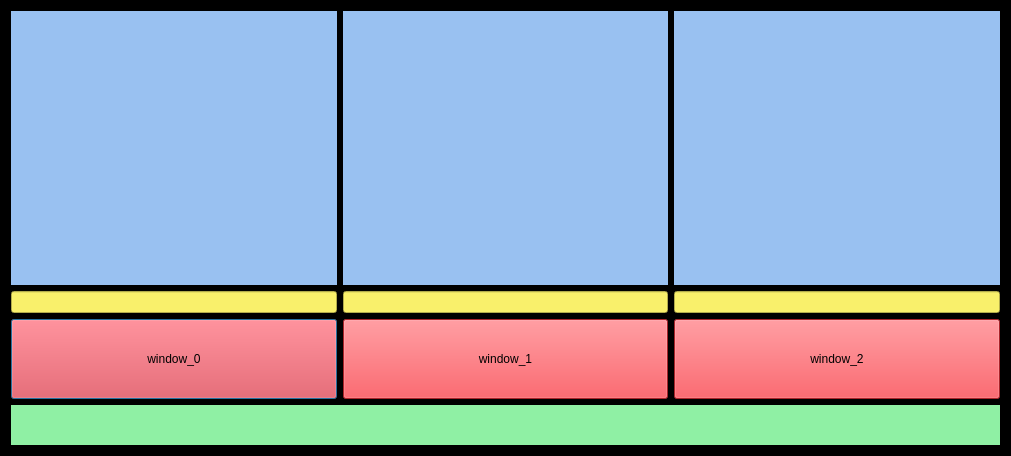
<?xml version="1.0" encoding="UTF-8"?>
<ui version="4.0">
 <class>Dialog</class>
 <widget class="QDialog" name="Dialog">
  <property name="geometry">
   <rect>
    <x>0</x>
    <y>0</y>
    <width>1011</width>
    <height>456</height>
   </rect>
  </property>
  <property name="windowTitle">
   <string>Dialog</string>
  </property>
  <property name="styleSheet">
   <string notr="true">background-color: rgb(0, 0, 0);</string>
  </property>
  <layout class="QGridLayout" name="gridLayout">
   <item row="0" column="0">
    <widget class="QLabel" name="l_0">
     <property name="styleSheet">
      <string notr="true">background-color: rgb(153, 193, 241);</string>
     </property>
     <property name="text">
      <string/>
     </property>
    </widget>
   </item>
   <item row="2" column="0">
    <widget class="QPushButton" name="pButton_0">
     <property name="minimumSize">
      <size>
       <width>0</width>
       <height>80</height>
      </size>
     </property>
     <property name="styleSheet">
      <string notr="true">background-color: rgb(237, 51, 59);</string>
     </property>
     <property name="text">
      <string>window_0</string>
     </property>
    </widget>
   </item>
   <item row="1" column="1">
    <widget class="QLineEdit" name="lE_1">
     <property name="styleSheet">
      <string notr="true">background-color: rgb(249, 240, 107);</string>
     </property>
    </widget>
   </item>
   <item row="0" column="1">
    <widget class="QLabel" name="l_1">
     <property name="styleSheet">
      <string notr="true">background-color: rgb(153, 193, 241);</string>
     </property>
     <property name="text">
      <string/>
     </property>
    </widget>
   </item>
   <item row="0" column="2">
    <widget class="QLabel" name="l_2">
     <property name="styleSheet">
      <string notr="true">background-color: rgb(153, 193, 241);</string>
     </property>
     <property name="text">
      <string/>
     </property>
    </widget>
   </item>
   <item row="1" column="0">
    <widget class="QLineEdit" name="lE_0">
     <property name="styleSheet">
      <string notr="true">background-color: rgb(249, 240, 107);</string>
     </property>
    </widget>
   </item>
   <item row="2" column="1">
    <widget class="QPushButton" name="pButton_1">
     <property name="minimumSize">
      <size>
       <width>0</width>
       <height>80</height>
      </size>
     </property>
     <property name="styleSheet">
      <string notr="true">background-color: rgb(237, 51, 59);</string>
     </property>
     <property name="text">
      <string>window_1</string>
     </property>
    </widget>
   </item>
   <item row="2" column="2">
    <widget class="QPushButton" name="pButton_2">
     <property name="minimumSize">
      <size>
       <width>0</width>
       <height>80</height>
      </size>
     </property>
     <property name="styleSheet">
      <string notr="true">background-color: rgb(237, 51, 59);</string>
     </property>
     <property name="text">
      <string>window_2</string>
     </property>
    </widget>
   </item>
   <item row="1" column="2">
    <widget class="QLineEdit" name="lE_2">
     <property name="styleSheet">
      <string notr="true">background-color: rgb(249, 240, 107);</string>
     </property>
    </widget>
   </item>
   <item row="3" column="0" colspan="3">
    <widget class="QLabel" name="logo">
     <property name="minimumSize">
      <size>
       <width>0</width>
       <height>40</height>
      </size>
     </property>
     <property name="maximumSize">
      <size>
       <width>16777215</width>
       <height>40</height>
      </size>
     </property>
     <property name="styleSheet">
      <string notr="true">background-color: rgb(143, 240, 164);</string>
     </property>
     <property name="text">
      <string/>
     </property>
    </widget>
   </item>
  </layout>
 </widget>
 <resources/>
 <connections/>
</ui>
